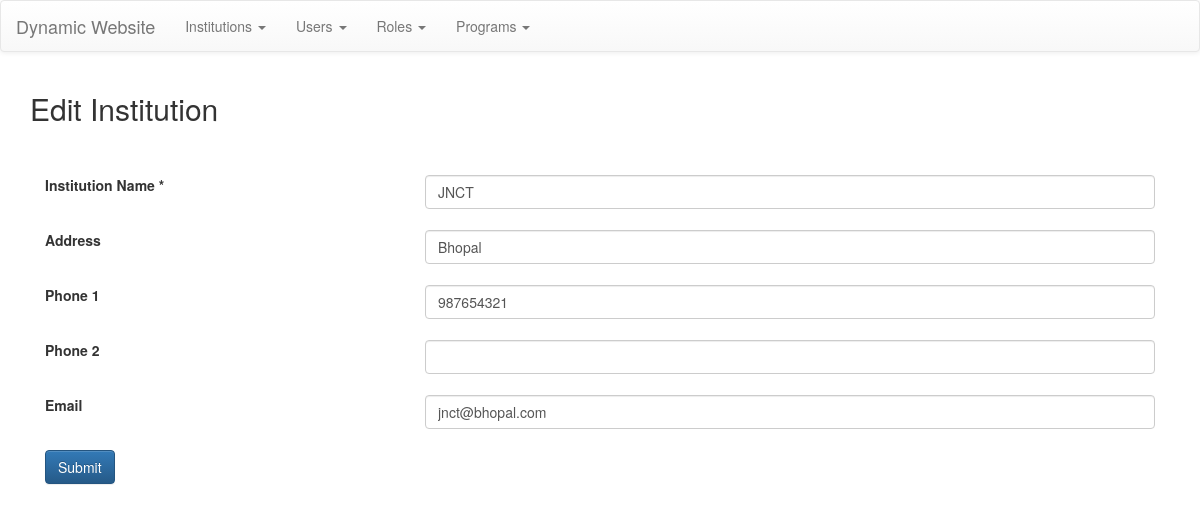
The page /institutions/edit_institution/1 on the database as committed earlier.
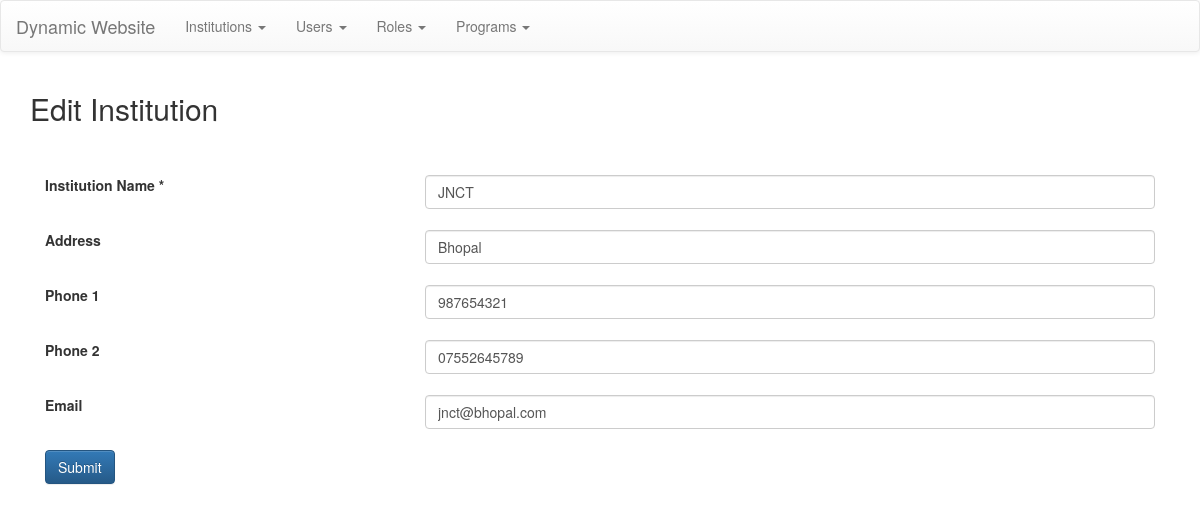
The same page on the database as committed later.
### tables this page shows
CREATE TABLE `institutions` (
  `id` int(11) NOT NULL,
  `institution_name` varchar(255) NOT NULL,
  `institution_add` text,
  `institution_phone1` varchar(12) DEFAULT NULL,
  `institution_phone2` varchar(12) DEFAULT NULL,
  `institution_email` varchar(255) DEFAULT NULL
);

### application/controllers/Institutions.php (called while the page is built, shortened)
<?php
    class Institutions extends CI_Controller{
        public function new_edit_ins($id = NULL){
            if($id !== NULL){
                $data['mode'] = 'edit';
                $data['ins_id'] = $id;
                $data['institution'] = $this->institutions_model->get_institution($id);
            }
            else{
                $data['mode'] = 'new';
            }
            $this->form_validation->set_rules('name','Institution Name','required');
            if($this->form_validation->run() === FALSE){
				$this->load->view('templates/header');
				$this->load->view('institutions/new',$data);
				$this->load->view('templates/footer');
            }
        }
    }

### index.php (called while the page is built, shortened)
<?php
require_once BASEPATH.'core/CodeIgniter.php';

### application/models/Institutions_model.php (called while the page is built, shortened)
<?php
    class Institutions_model extends CI_Model{
		public function get_institution($ins_id){
			$this->db->where('id',$ins_id);
			$query = $this->db->get('institutions');
			return $query->row();
        }
    }

### application/views/institutions/new.php (the view, shortened to what this page needs)
<div class="container">
    <?php if($mode === 'new'): ?>
        <h2>New Institution</h2><br>
    <?php elseif($mode === 'edit'): ?>
        <h2>Edit Institution</h2><br>
    <?php endif; ?>
    <?php
			if($mode === 'edit'){
				echo form_open('institutions/edit_institution/'.$ins_id);
			}
			else {
				echo form_open('institutions/new_institution');
			}
    ?>
        <div class="form-group">
            <br>
            <div class="col-xs-6 col-md-4">
                <label class="FormLabel">Institution Name *</label>
            </div>
            <div class="col-xs-12 col-sm-6 col-md-8">
                <input type="text" name="name" class="form-control" value="<?php if($mode === 'edit') { echo $institution->institution_name; } ?>" required>
            </div>
            <br>
        </div>
        <div class="form-group">
            <br>
            <div class="col-xs-6 col-md-4">
                <label class="FormLabel">Address</label>
            </div>
            <div class="col-xs-12 col-sm-6 col-md-8">
                <input type="text" name="add" class="form-control" value="<?php if($mode === 'edit') { echo $institution->institution_add; } ?>">
            </div>
            <br>
        </div>
        <div class="form-group">
            <br>
            <div class="col-xs-6 col-md-4">
                <label class="FormLabel">Phone 1</label>
            </div>
            <div class="col-xs-12 col-sm-6 col-md-8">
                <input type="text" name="phone1" class="form-control" value="<?php if($mode === 'edit') { echo $institution->institution_phone1; } ?>">
            </div>
            <br>
        </div>
        <div class="form-group">
            <br>
            <div class="col-xs-6 col-md-4">
                <label class="FormLabel">Phone 2</label>
            </div>
            <div class="col-xs-12 col-sm-6 col-md-8">
                <input type="text" name="phone2" class="form-control" value="<?php if($mode === 'edit') { echo $institution->institution_phone2; } ?>">
            </div>
            <br>
        </div>
        <div class="form-group">
            <br>
            <div class="col-xs-6 col-md-4">
                <label class="FormLabel">Email</label>
            </div>
            <div class="col-xs-12 col-sm-6 col-md-8">
                <input type="text" name="email" class="form-control" value="<?php if($mode === 'edit') { echo $institution->institution_email; } ?>">
            </div>
            <br>
        </div>
        <div class="form-group">
            <br>
            <div class="col-xs-6 col-md-4">
                <button type="submit" class="btn btn-primary">Submit</button>
            </div>
            <div class="col-xs-12 col-sm-6 col-md-8">
            </div>
            <br>
        </div>
    <?php echo form_close(); ?>
</div>

Rows that differ between the two databases and show on the page:
changed institutions "JNCT": phone2 (not shown) → "07552645789"
